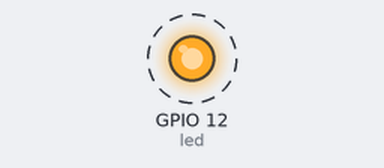
A program run on a simulated ESP32 board running MicroPython. On the bench: output pins drawn as LEDs (lit = HIGH). Dashed ring = blinking.

Above: at 0.5 s.
Timing chart, 0 to 4.6 s (numbered marks = the images above):
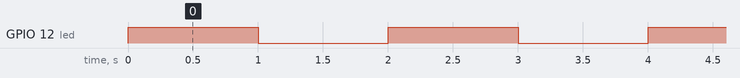

Measured:
- by itself, GPIO 12 (led): alternates HIGH for 1.0 s and LOW for 1.0 s

The program:

led_blink.py
```python
"""
Project 1.1 — LED Blink
========================
Makes the yellow LED blink on and off every second.

Pin: GPIO 12 = Yellow LED
"""

from machine import Pin
import time

# Set up the LED on GPIO 12 as output
led = Pin(12, Pin.OUT)

# Blink forever
while True:
    led.value(1)    # Turn LED ON
    time.sleep(1)   # Wait 1 second
    led.value(0)    # Turn LED OFF
    time.sleep(1)   # Wait 1 second
```
